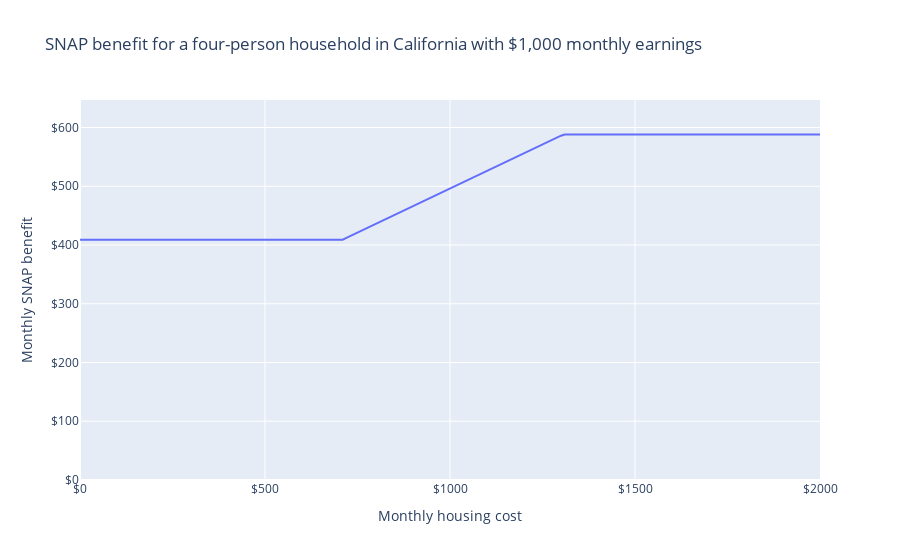

Source (notebook cell):
### Markdown cell above
### How housing costs affect a four-person household's SNAP benefits

We can also visualize how other household characteristics affect SNAP benefits.
For example, what if we vary the housing costs of a four-person household with \$2,000 monthly income?

Their SNAP benefit is \$409 per month if their housing costs are less than \$720 per month. If they spend \$1,310 per month on housing, their benefit rises 44% to \$588 per month.

### Code cell
sim = IndividualSim(year=2022)
sim.add_person(name="parent1", employment_income=1000 * 12)
sim.add_person(name="parent2", employment_income=1000 * 12)
sim.add_person(name="child1")
sim.add_person(name="child2")
sim.add_spm_unit(
    name="spm_unit",
    members=["parent1", "parent2", "child1", "child2"],
)

sim.vary("housing_cost", max=2000 * 12, step=120)

df = pd.DataFrame(
    dict(
        housing_cost=sim.calc("housing_cost")[0],
        snap=sim.calc("snap")[0],
        housing_subsidy_rate=sim.deriv("snap", "housing_cost"),
    )
)
df[["housing_cost", "snap"]] = (df[["housing_cost", "snap"]] / 12).round()


fig = px.line(
    df,
    "housing_cost",
    "snap",
    labels=LABELS,
    title="SNAP benefit for a four-person household in California with $1,000 monthly earnings",
)
fig.update_layout(
    xaxis_tickformat="$",
    yaxis_tickformat="$",
    yaxis_range=[0, df.snap.max() * 1.1],
)
fig.show()

### Figure 1 — Plotly figure (JSON) as saved in the notebook; plotly's stock layout.template omitted (floating-point values rounded to 4 significant figures; data arrays with more than 128 entries replaced by an {"elided": "..."} marker saying what was removed)
{"data": [{"hovertemplate": "Monthly housing cost=%{x}<br>Monthly SNAP benefit=%{y}<extra></extra>", "legendgroup": "", "line": {"color": "#636efa", "dash": "solid"}, "marker": {"symbol": "circle"}, "mode": "lines", "name": "", "orientation": "v", "showlegend": false, "type": "scatter", "x": {"elided": "201 int values"}, "xaxis": "x", "y": {"elided": "201 int values"}, "yaxis": "y"}], "layout": {"autosize": true, "legend": {"tracegroupgap": 0}, "title": {"text": "SNAP benefit for a four-person household in California with $1,000 monthly earnings"}, "xaxis": {"anchor": "y", "autorange": true, "domain": [0, 1], "range": [0, 2000], "tickformat": "$", "title": {"text": "Monthly housing cost"}, "type": "linear"}, "yaxis": {"anchor": "x", "domain": [0, 1], "range": [0, 646.8], "tickformat": "$", "title": {"text": "Monthly SNAP benefit"}, "type": "linear"}}}
